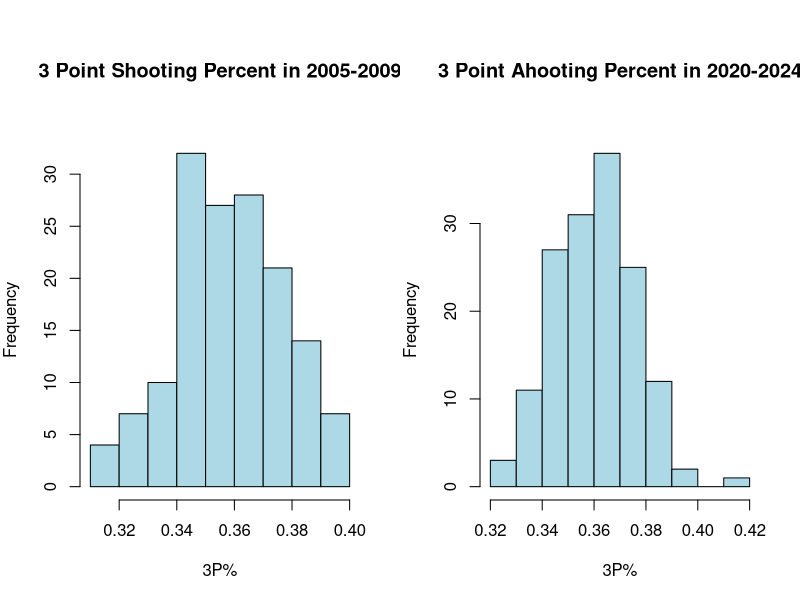
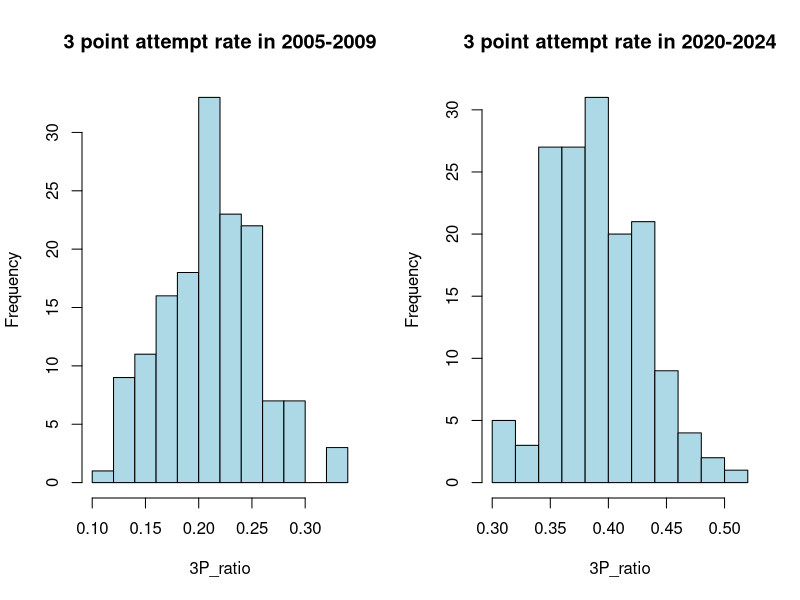

Write R code to recreate these figures, in order.
## ---- chunk 1
example_data = read.csv("data/example_data_2003-04.csv", header = TRUE, stringsAsFactors = FALSE)
mydf_2005_2009 <- read.csv("data/5y/2005-2009_NBA_data.csv", header = TRUE, stringsAsFactors = FALSE)
mydf_2010_2014 <- read.csv("data/5y/2010-2014_NBA_data.csv", header = TRUE, stringsAsFactors = FALSE)
mydf_2015_2019 <- read.csv("data/5y/2015-2019_NBA_data.csv", header = TRUE, stringsAsFactors = FALSE)
mydf_2020_2024 <- read.csv("data/5y/2020-2024_NBA_data.csv", header = TRUE, stringsAsFactors = FALSE)
## ---- chunk 2
head(mydf_2005_2009)
## ---- chunk 3
jpeg("img/3P shooting percent.jpg", width = 3000, height = 1500, res = 300)
par(mfrow = c(1, 2), mar = c(5, 4, 7, 2))

hist(mydf_2005_2009$X3P.,
     main = "3 Point Shooting Percent in 2005-2009",
     xlab = "3P%",
     ylab = "Frequency",
     col = "lightblue",
     border = "black")

hist(mydf_2020_2024$X3P.,
     main = "3 Point Ahooting Percent in 2020-2024",
     xlab = "3P%",
     ylab = "Frequency",
     col = "lightblue",
     border = "black")

dev.off()
## ---- chunk 4
jpeg("img/3 point attempt rate.jpg", width = 3000, height = 1500, res = 300)
par(mfrow = c(1, 2))

hist(mydf_2005_2009$X3P_ratio,
     main = "3 point attempt rate in 2005-2009",
     xlab = "3P_ratio",
     ylab = "Frequency",
     col = "lightblue",
     border = "black")

hist(mydf_2020_2024$X3P_ratio,
     main = "3 point attempt rate in 2020-2024",
     xlab = "3P_ratio",
     ylab = "Frequency",
     col = "lightblue",
     border = "black")

dev.off()
## ---- chunk 5
model_2005_2009 <- lm(WinRate ~ X3P. + X2P. + X3P_ratio, data = mydf_2005_2009)
summary(model_2005_2009)
model_2020_2024 <- lm(WinRate ~ X3P. + X2P. + X3P_ratio, data = mydf_2020_2024)
summary(model_2020_2024)
## ---- chunk 6
model_2010_2014 <- lm(WinRate ~ X3P. + X2P. + X3P_ratio, data = mydf_2010_2014)
summary(model_2010_2014)
model_2015_2019 <- lm(WinRate ~ X3P. + X2P. + X3P_ratio, data = mydf_2015_2019)
summary(model_2015_2019)
## ---- chunk 7
head(mydf_2005_2009)
## ---- chunk 8
mydf_2005_2009_confounder <- mydf_2005_2009[, !(names(mydf_2005_2009) %in% c("X", "TEAM_ID", "TEAM_NAME", "FG_PCT", "X2P_ratio"))]
model_2015_2019_confounder0 <- lm(WinRate ~ ., data = mydf_2005_2009_confounder)
summary(model_2015_2019_confounder0)
